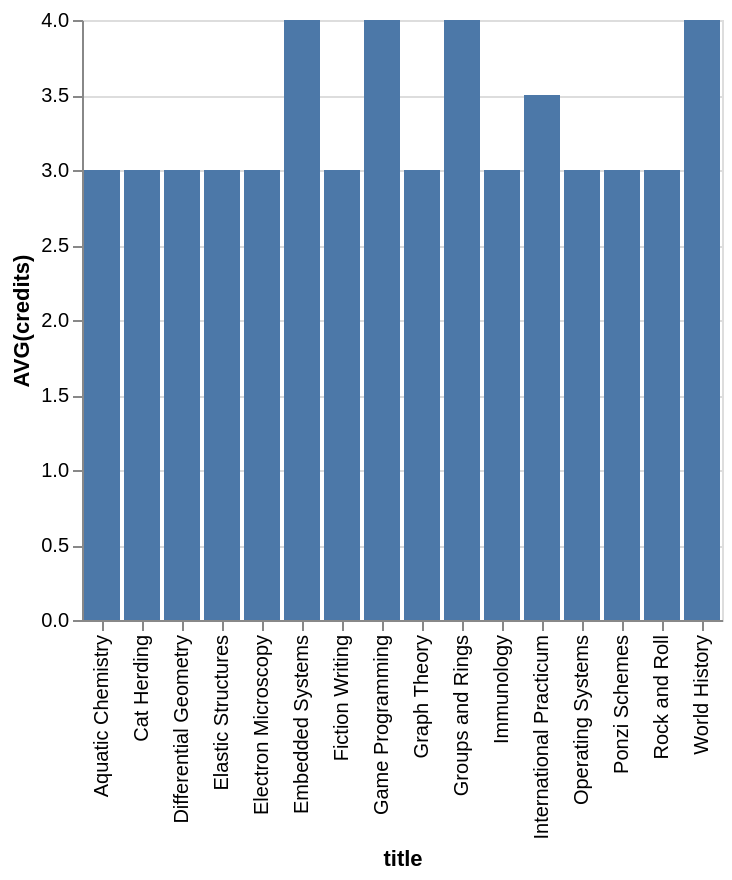

Vega-Lite specification for this chart:
### Vega-Lite specification from a JSON file in a GitHub repository (floating-point values rounded to 4 significant figures)
{"data": {"values": [{"x_data": "Aquatic Chemistry", "y_data": 3}, {"x_data": "Cat Herding", "y_data": 3}, {"x_data": "Differential Geometry", "y_data": 3}, {"x_data": "Elastic Structures", "y_data": 3}, {"x_data": "Electron Microscopy", "y_data": 3}, {"x_data": "Embedded Systems", "y_data": 4}, {"x_data": "Fiction Writing", "y_data": 3}, {"x_data": "Game Programming", "y_data": 4}, {"x_data": "Graph Theory", "y_data": 3}, {"x_data": "Groups and Rings", "y_data": 4}, {"x_data": "Immunology", "y_data": 3}, {"x_data": "International Practicum", "y_data": 3.5}, {"x_data": "Operating Systems", "y_data": 3}, {"x_data": "Ponzi Schemes", "y_data": 3}, {"x_data": "Rock and Roll", "y_data": 3}, {"x_data": "World History", "y_data": 4}]}, "mark": "bar", "encoding": {"x": {"field": "x_data", "type": "nominal", "title": "title", "sort": "ascending"}, "y": {"field": "y_data", "type": "quantitative", "title": "AVG(credits)"}}}
